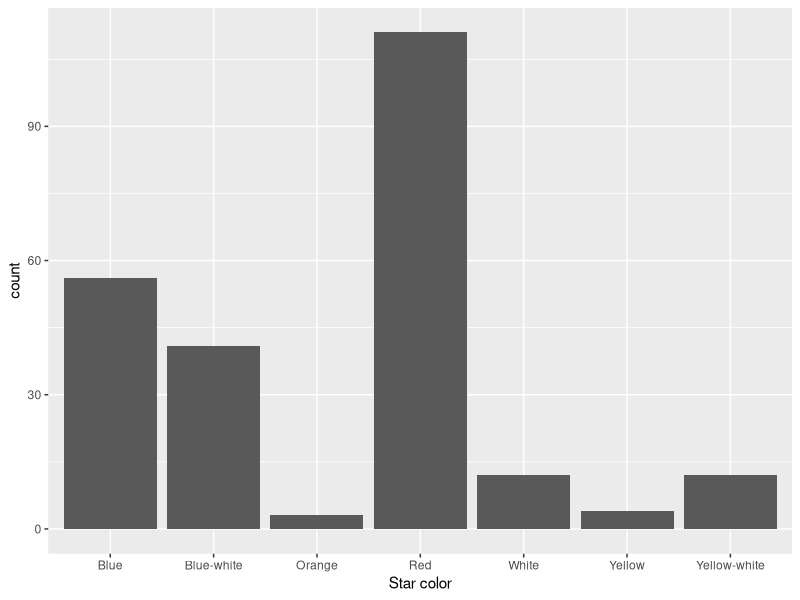
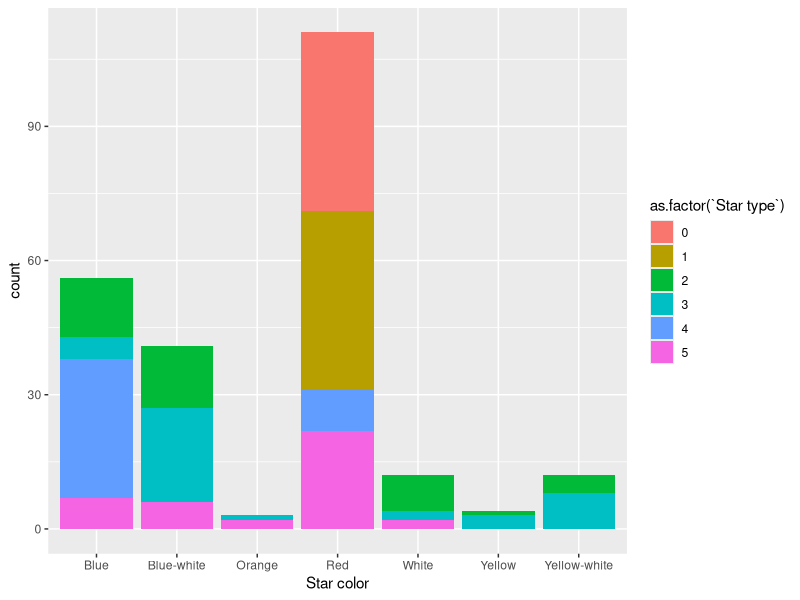
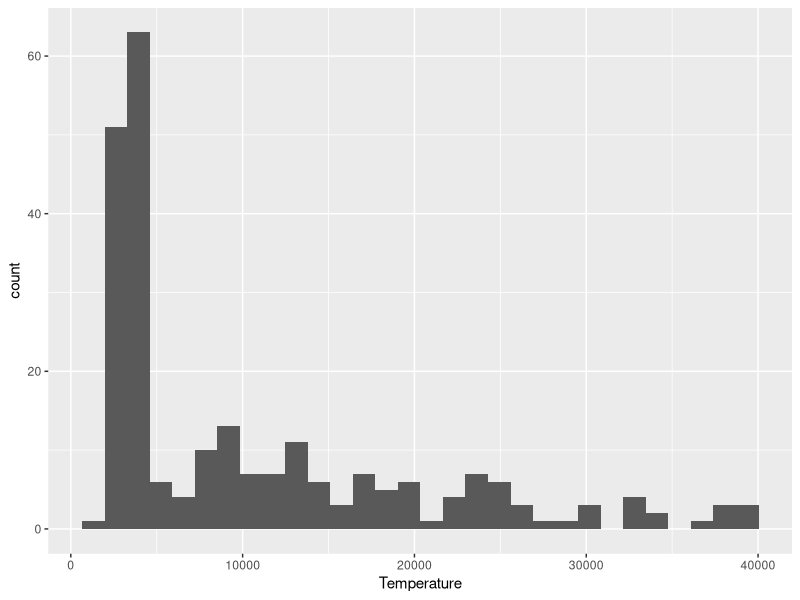

Reproduce these figures in R, in order.
## ---- chunk 1
library(tidyverse)
library(knitr)
library(ggplot2)
library(caret)
## ---- chunk 2
starData <- read_csv("stars.csv")
starData$`Star type` <- as.factor(starData$`Star type`)
## ---- chunk 3
kable(table(starData$`Star color`))
## ---- chunk 4
kable(table(starData$`Star color`, starData$`Star type`))
## ---- chunk 5
summary(starData$Temperature)
## ---- chunk 6
cor(starData$Temperature, starData$Luminosity)
## ---- chunk 7
cov(starData$Temperature, starData$Luminosity)
## ---- chunk 8
g <- ggplot(data = starData, aes(x = `Star color`))
g + geom_bar()
## ---- chunk 9
g <- ggplot(data = starData, aes(x = `Star color`, fill = as.factor(`Star type`)))
g + geom_bar()
## ---- chunk 10
g <- ggplot(data = starData, aes(x = Temperature))
g + geom_histogram()
## ---- chunk 11
set.seed(1)
train <- sample(1:nrow(starData), size = nrow(starData)*0.8)
test <- dplyr::setdiff(1:nrow(starData), train)
starDataTrain <- starData[train, ]
starDataTest <- starData[test, ]
## ---- chunk 12
knnFit <- train(`Star type` ~ ., data = starDataTrain,
method = "knn",
trControl = trainControl(method = "repeatedcv", repeats = 3),
preProcess = c("center", "scale"))
## ---- chunk 13
pred <- predict(knnFit, newdata = starDataTest)
confusionMatrix(pred, starDataTest$`Star type`)
## ---- chunk 14
treeFit <- train(`Star type` ~ ., data = starDataTrain,
method = "rf",
trControl = trainControl(method = "repeatedcv", repeats = 3),
preProcess = c("center", "scale"))
## ---- chunk 15
pred <- predict(treeFit, newdata = starDataTest)
confusionMatrix(pred, starDataTest$`Star type`)
